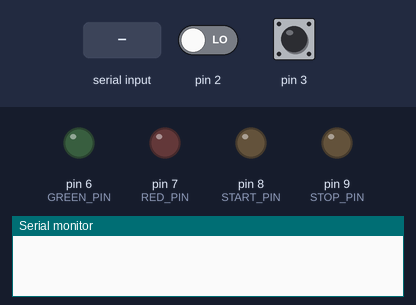
Recording of a sketch running on a simulated Arduino Uno, built with avr-gcc and run on an emulated ATmega328P. Parts: output pins drawn as LEDs (lit = HIGH), the last lines printed to the serial monitor. The test bench sets the inputs (shaded band); at power-on: pin 3 LOW, pin 2 LOW.

Above: at 1.2 s.
1.3 s: "stop" received over Serial
At 4.1 s:
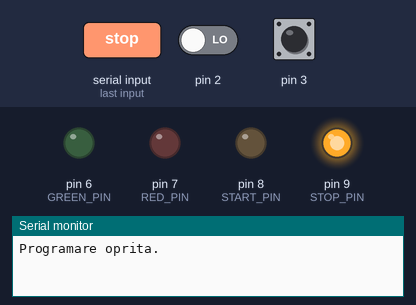
4.3 s: pin 3 driven HIGH
At 5.2 s:
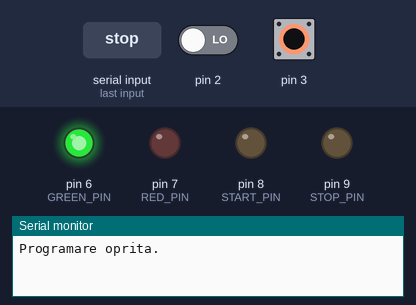
8.8 s: "stop90\n" received over Serial
At 11.1 s:
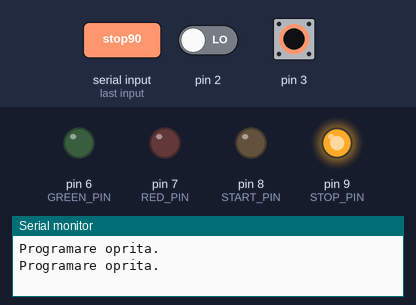
11.8 s: "stop,45\n" received over Serial
At 12.7 s:
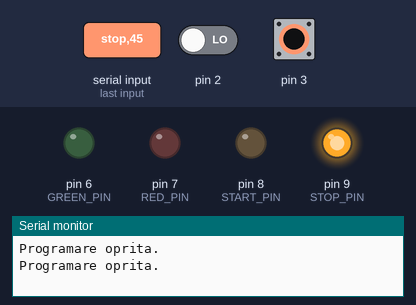
13.3 s: pin 3 pulsed LOW 5 times (0.12 s each, 0.3 s apart)
At 14.5 s:
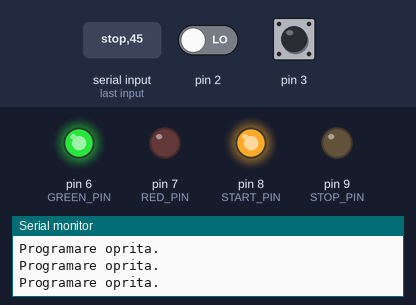
Timing chart, 0 to 16.3 s (numbered marks = the images above; inputs shaded):
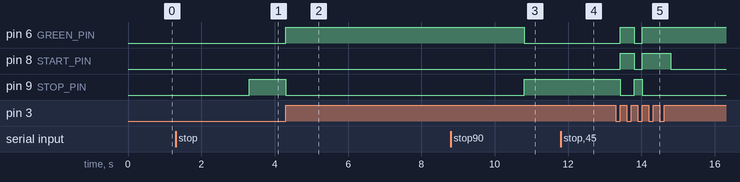

The sketch:

Greenhouse-water-scheduler.ino
```cpp
unsigned int offset_minutes, waiting_minutes, working_minutes;
unsigned int seconds_passed, minutes_passed;
unsigned long stop_impulse;

int current_state;
#define IDLE_STATE 0
#define OFFSET_WAITING 1
#define WAITING 2
#define WORKING 3

#define RED_PIN PD7
#define GREEN_PIN PD6

#define START_PIN PB0
#define STOP_PIN PB1

#define WORK_ONCE_MINUTES 30

#define TIME_MULTIPLIER 60

void switch_to_idle()
{
  minutes_passed = 0;
  PORTD &= ~(1 << RED_PIN);
  PORTD &= ~(1 << GREEN_PIN);
  current_state = IDLE_STATE;
}

void switch_to_offset_waiting()
{
  minutes_passed = 0;
  PORTD |= (1 << RED_PIN);
  PORTD |= (1 << GREEN_PIN);
  current_state = OFFSET_WAITING;
}

void switch_to_waiting()
{
  PORTD |= (1 << RED_PIN);
  PORTD &= ~(1 << GREEN_PIN);
  current_state = WAITING;
}

void switch_to_working()
{
  minutes_passed = 0;
  PORTD |= (1 << GREEN_PIN);
  PORTD &= ~(1 << RED_PIN);
  PORTB = (1 << START_PIN);
  current_state = WORKING;
}

ISR(TIMER1_COMPA_vect)
{
  seconds_passed = (seconds_passed+1) % TIME_MULTIPLIER;
  PORTB = 0;

  if (!seconds_passed) {
    minutes_passed++;
    switch (current_state)
    {
      case OFFSET_WAITING:
            if (minutes_passed == offset_minutes)
              switch_to_working();
            break;

      case WAITING:
            if (minutes_passed == waiting_minutes)
              switch_to_working();
            break;

      case WORKING:
            if (minutes_passed == working_minutes) {
              if (waiting_minutes == 0) {
                stop_timer1();
              } else {
                switch_to_waiting();
                PORTB = (1 << STOP_PIN);
              }
            }
            break;
    }
  }
}

void start_timer1()
{
  seconds_passed = 0;
  minutes_passed = 0;

  if (offset_minutes > 0)
    switch_to_offset_waiting();
  else
    switch_to_working();

  TCCR1A = 0;
  TCCR1B = 0;
  TCNT1  = 0;

  OCR1A = 15624;  // compare match register 16MHz/1024/1Hz-1
  TIMSK1 |= (1 << OCIE1A);  // enable timer compare interrupt
  TCCR1B = (1 << WGM12) | (1 << CS12) | (1 << CS10);  // CTC, 1024 prescaler
}

void stop_timer1()
{
  TCCR1B = 0;
  PORTB &= ~(1 << START_PIN);
  PORTB |= (1 << STOP_PIN);
  switch_to_idle();
  stop_impulse = millis();
}

bool is_digit(char c)
{
  return c >= '0' && c <= '9';
}

void receive_schedule()
{
  if (Serial.available()) {
    String s;
    s = Serial.readString();
    delay(1000);
    if (s.length() > 16) {
      Serial.println("Mesaj prea lung!");
      Serial.flush();
      return;
    }
    s.toLowerCase();
    if (s.startsWith("stop")) {
      stop_timer1();
      Serial.println("Programare oprita.");
      Serial.flush();
      return;
    }

    if (s.startsWith("ajutor")) {
      Serial.println("Scrieti o comanda de tipul [HH]H-[HH]H:[MM]M-[MM]M pentru a seta: intarziere_pornire-timp_asteptare-timp_irigare.");
      Serial.flush();
      return;
    }

    int i = 0, last_i = 0;
    unsigned int data[4] = {0}, offset, wait, work;

    for (int idx = 0; idx < 4; idx++) {
      while (i < s.length() && is_digit(s.c_str()[i])) {
        data[idx] = data[idx]*10 + s.c_str()[i]-'0';
        i++;
      }
      if (i - last_i > 3) {
        Serial.println("Prea multe cifre pentru date!");
        Serial.flush();
        return;
      }

      if (i == last_i) {
        Serial.println("Prea putine cifre pentru date!");
        Serial.flush();
        return;
      }

      i++;
      last_i = i;
    }

    offset = data[0] * TIME_MULTIPLIER;
    wait = data[1] * TIME_MULTIPLIER + data[2];
    work = data[3];

    if (work == 0) {
      Serial.println("Perioada de lucru nu poate fi 0!");
      Serial.flush();
      return;
    }

    if (wait > 0 && wait <= work) {
      Serial.println("Perioada de asteptare trebuie sa fie strict mai mare decat cea de lucru!");
      Serial.flush();
      return;
    }

    stop_timer1();
    offset_minutes = offset;
    waiting_minutes = wait;
    working_minutes = work;

    Serial.println("Programare reusita.");
    Serial.flush();

    start_timer1();
  }
}

void setup_button_interrupts()
{
  EICRA = (1 << ISC11) | (1 << ISC10);  // INT1 on rising edge
  EICRA |= (1 << ISC01) | (1 << ISC00); // INT0 on rising edge
  EIMSK = (1 << INT0) | (1 << INT1);    // Activate interrupts
}

ISR(INT0_vect)
{
  stop_timer1();
}

ISR(INT1_vect)
{
  PORTB = 0;
  offset_minutes = 0;
  waiting_minutes = 0;
  working_minutes = WORK_ONCE_MINUTES;
  start_timer1();
}

void setup()
{
  cli();
  Serial.begin(9600);
  DDRD = (1 << RED_PIN) | (1 << GREEN_PIN);
  DDRB = (1 << START_PIN) | (1 << STOP_PIN);
  PORTD = 0;

  switch_to_idle();
  offset_minutes = 0;
  waiting_minutes = 0;
  working_minutes = 0;

  setup_button_interrupts();

  sei();
}

void loop()
{
  if (stop_impulse && abs(millis() - stop_impulse) >= 1000) {
    PORTB = 0;
    stop_impulse = 0;
  }

  receive_schedule();
}
```

Measured:
- after the input at 1.3 s, pin 9 (STOP_PIN): LOW → HIGH after 2.0 s
- after the input at 4.3 s, pin 6 (GREEN_PIN): LOW → HIGH at once
- after the input at 8.8 s, pin 6 (GREEN_PIN): HIGH → LOW after 2.0 s; pin 9 (STOP_PIN): LOW → HIGH after 2.0 s
- after the input at 11.8 s, pin 9 (STOP_PIN): stays HIGH (without the input it goes to LOW after 0.01 s)
- after the input at 13.3 s, pin 6 (GREEN_PIN): LOW → HIGH after 0.12 s, → LOW 0.39 s later, → HIGH 0.21 s later; pin 8 (START_PIN): LOW → HIGH after 0.12 s, → LOW 0.39 s later, → HIGH 0.21 s later, → LOW 0.79 s later; pin 9 (STOP_PIN): HIGH → LOW after 0.12 s instead of 1.5 s
